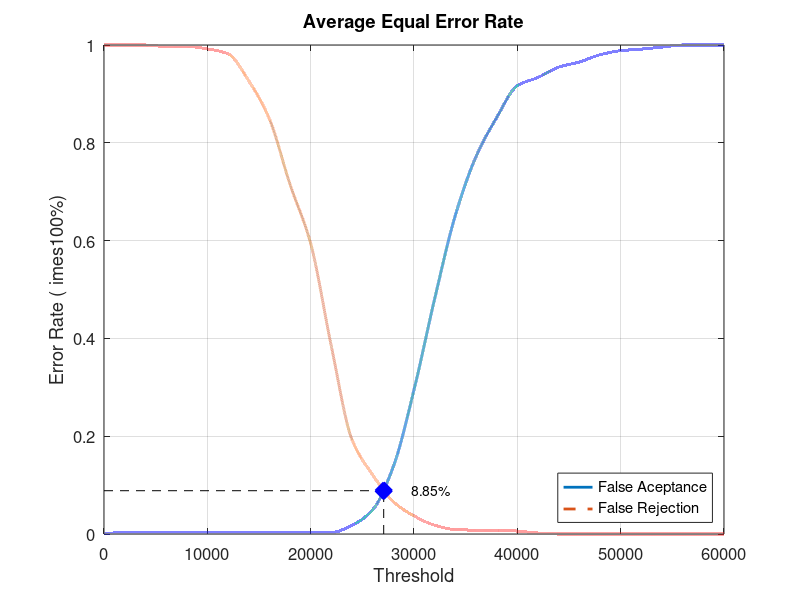
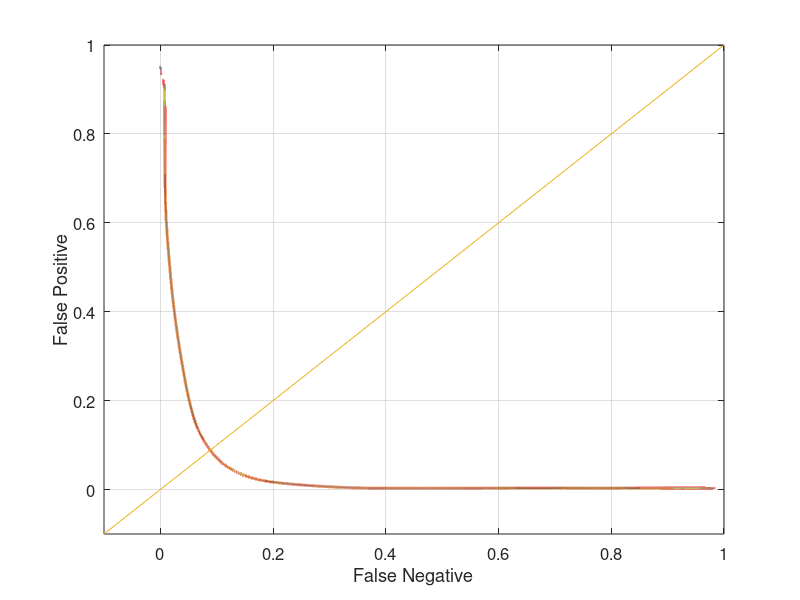

The MATLAB script that drew these images, in order:
close all;
clear;
clc;
x = 0:2000:60000;
xq = 0:0.5:60000;

y0 = [0 0.0031579 0.0031579 0.0031579 0.0031579 0.0031579 0.0031579 0.0031579 0.0031579 0.0031579 0.0031579 0.0031579 0.0178947 0.0494737 0.137895 0.294737 0.481053 0.651579 0.771579 0.851579 0.916842 0.933684 0.954737 0.965263 0.98 0.988421 0.991579 0.99579 1 1 1]
yy0 = interp1(x, y0, xq, 'pchip');
y1 = [1 1 1 0.997 0.997 0.992 0.982 0.927 0.849 0.715 0.594 0.384 0.193 0.121 0.066 0.037 0.018 0.009 0.008 0.008 0.006 0.002 0 0 0 0 0 0 0 0 0]
yy1 = interp1(x, y1, xq, 'pchip');

% Calculating EER: 
y2 = abs(y0 - y1);
find(y2 == min(y2))
yy2 = abs(yy0 - yy1);
xEER = find(yy2 == min(yy2));
xEERIndex = xq(xEER) % X-axis EER
yEER = yy0(xEER) % Y-axis EER

main = figure
plot(xq, yy0,'-','LineWidth', 2);	hold on
plot(xq, yy1,'--','LineWidth', 2);	hold on
plot([xEERIndex xEERIndex], [0 yEER], 'k--');	hold on
plot([0 xEERIndex], [yEER yEER], 'k--');	hold on
plot(xEERIndex, yEER, 'bx', 'LineWidth', 10);	hold on
text(xEERIndex + 10 * xEERIndex / 100, yEER, [num2str(round((10000 * yEER)) / 100) '%'])
legend('False Aceptance', 'False Rejection', 'Location', 'SouthEast')
xlabel('Threshold')
ylabel('Error Rate (	imes100%)')
title('Average Equal Error Rate')
set(gca, 'FontSize', 12)
axis([0 60000 0 1])
grid on

print(main, 'Database4AverageMain', '-dpng');
FNRxFPR = figure('Color', [1 1 1]);
plot(yy1, yy0, '-', yy1, yy0, 'LineWidth', 2);
hold on
y = -0.1:0.1:1
plot(y, y); 
set(gca, 'FontSize', 12)
xlabel('False Negative')
ylabel('False Positive')
axis([-0.1 1 -0.1 1])
set(gca, 'FontSize', 12)
grid on

print(FNRxFPR, 'Database4AverageFNRxFPR','-dpng');
